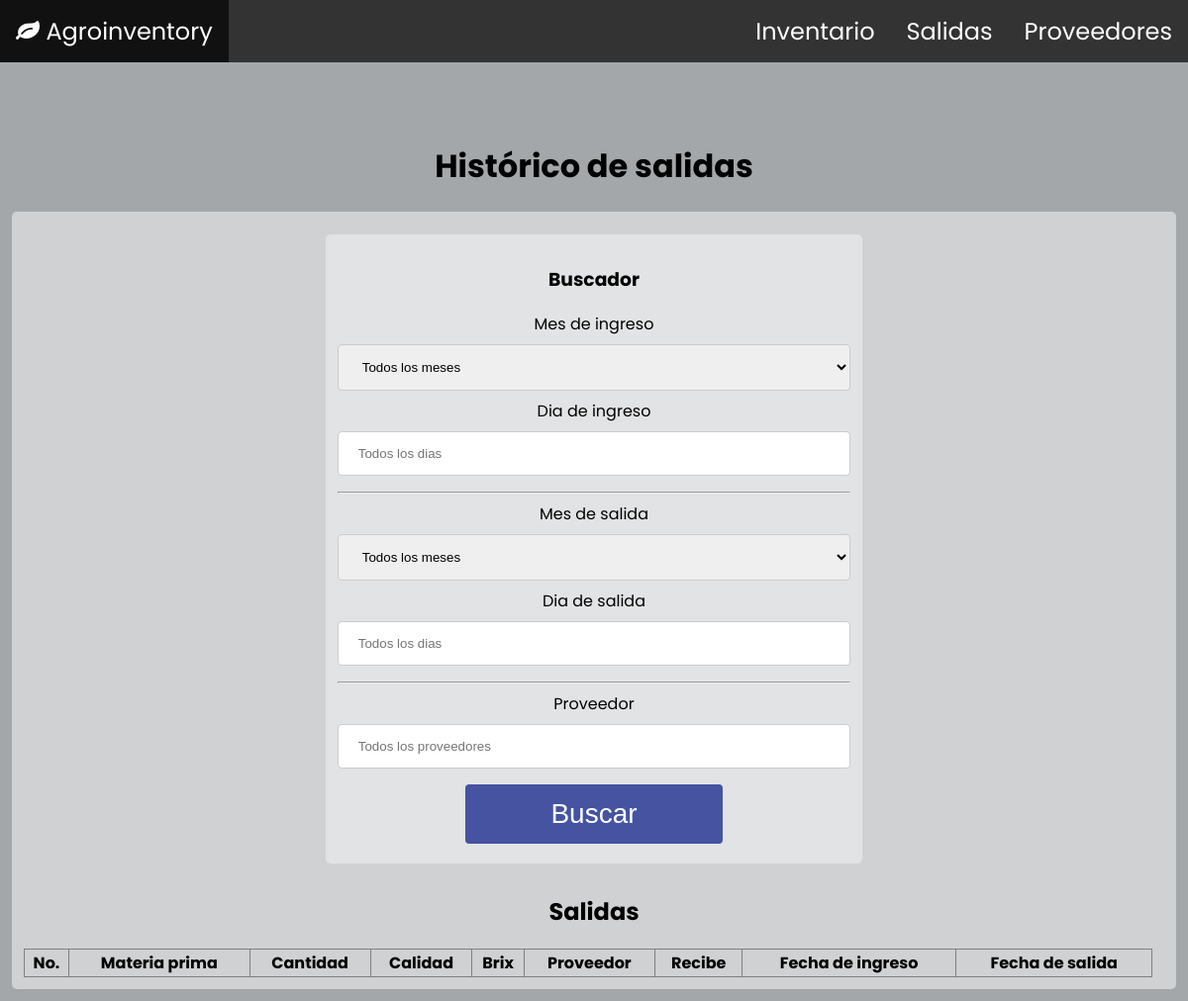
/salidas.php, run on an earlier commit of the app's database.
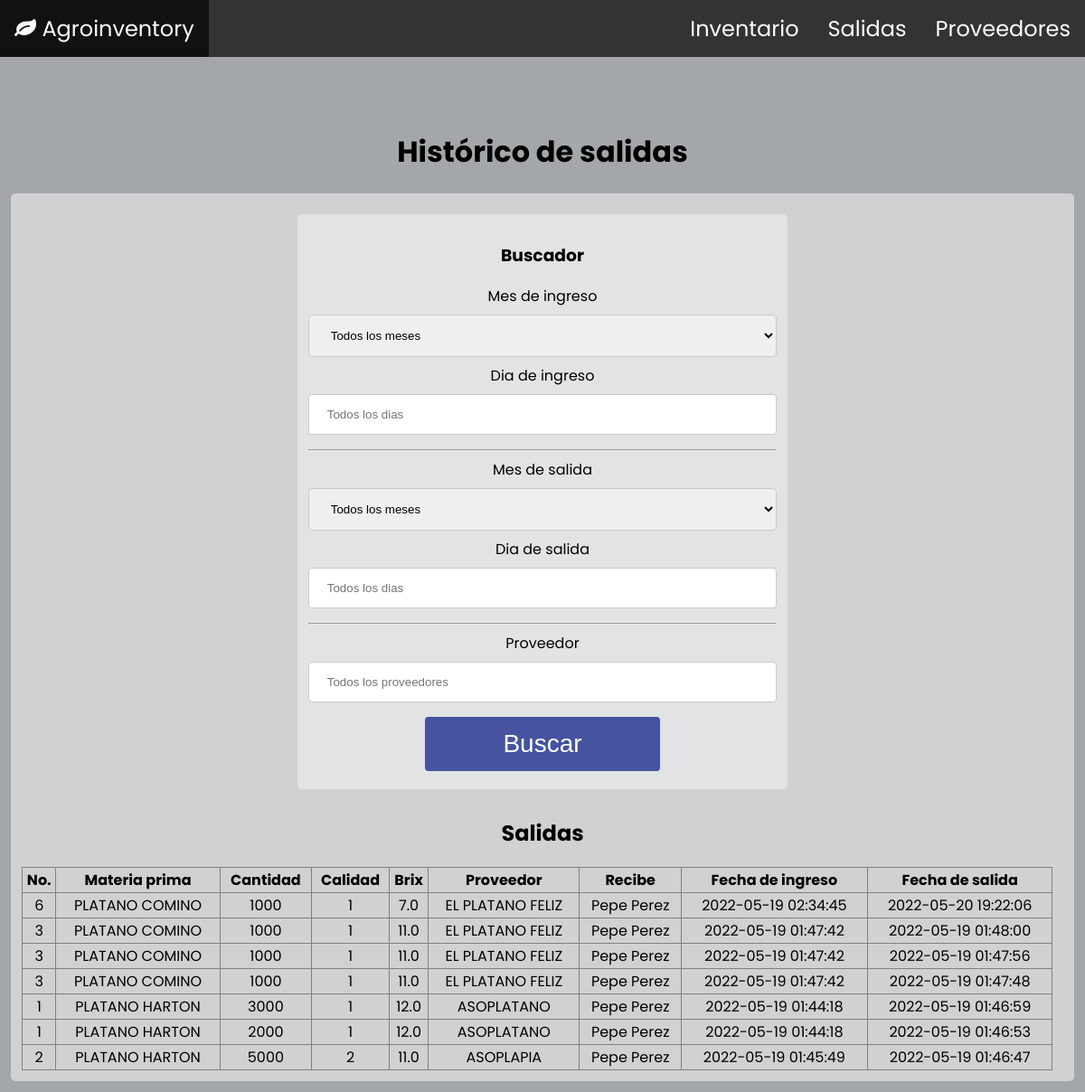
And on a later commit of the database.
### tables this page shows
CREATE TABLE `salidas` (
  `id_salida` int(11) NOT NULL,
  `id_registro` int(11) NOT NULL,
  `realizo` int(11) NOT NULL,
  `materia_prima` int(4) NOT NULL,
  `cantidad_salida` int(11) NOT NULL,
  `calidad` int(1) NOT NULL,
  `brix` decimal(3,1) NOT NULL,
  `proveedor` int(4) NOT NULL,
  `fecha_ingreso` timestamp NULL DEFAULT NULL ON UPDATE current_timestamp(),
  `fecha_salida` timestamp NOT NULL DEFAULT current_timestamp()
);

CREATE TABLE `materias_primas` (
  `id_mp` int(4) NOT NULL,
  `nombre` varchar(100) NOT NULL
);

CREATE TABLE `proveedores` (
  `id_proveedor` int(4) NOT NULL,
  `nombre` varchar(100) NOT NULL,
  `nit` varchar(20) NOT NULL,
  `telefonos` varchar(100) NOT NULL,
  `email` varchar(50) NOT NULL
);

CREATE TABLE `usuarios` (
  `id_usuario` int(11) NOT NULL,
  `nombre` varchar(80) NOT NULL,
  `cedula` varchar(20) NOT NULL
);

### salidas.php (the view, shortened to what this page needs)
<?php include("db.php") ?>
<?php include("includes/header.php") ?>
<h1>Histórico de salidas</h1>
<div class="registros">
    <div class="formulario">
        <h3>Buscador</h3>
        <form action="salidas.php" method="POST">
            <label for="mes">Mes de ingreso</label>
            <select id="mes" name="mes">
                <option value="">Todos los meses</option>
            </select>
            <label for="dia">Dia de ingreso</label>
            <input type="number" id="dia" min=1 max=31 name="dia" placeholder="Todos los dias">
            <hr>
            <label for="mesOut">Mes de salida</label>
            <select id="mesOut" name="mesOut">
                <option value="">Todos los meses</option>
            </select>
            <label for="diaOut">Dia de salida</label>
            <input type="number" id="diaOut" min=1 max=31 name="diaOut" placeholder="Todos los dias">
            <hr>
            <label for="prov">Proveedor</label>
            <input type="text" id="prov" name="prov" placeholder="Todos los proveedores">
            <input type="submit" id="buscar" name="buscar" value="Buscar">
        </form>
    </div>
    <h2>Salidas</h2>
    <table border="1">
        <thead>
            <tr>
                <th>No.</th>
                <th>Materia prima</th>
                <th>Cantidad</th>
                <th>Calidad</th>
                <th>Brix</th>
                <th>Proveedor</th>
                <th>Recibe</th>
                <th>Fecha de ingreso</th>
                <th>Fecha de salida</th>
        </thead>
        <tbody>
        <?php
                $mes ="";
                $dia ="";
                $mesOut ="";
                $diaOut ="";
                $prov="";
                if ($mes == null){
                    $mes = " ";
                }else{
                    $mes =" AND month(fecha_ingreso) = $mes";
                }
                if ($dia == null){
                    $dia = " ";
                }else{
                    $dia =" AND day(fecha_ingreso) = $dia";
                }
                if ($mesOut == null){
                    $mesOut = " ";
                }else{
                    $mesOut =" AND month(fecha_salida) = $mesOut";
                }
                if ($diaOut == null){
                    $diaOut = " ";
                }else{
                    $diaOut =" AND day(fecha_salida) = $diaOut";
                }
                if ($prov == null){
                    $prov = " ";
                }else{
                    $prov =" AND proveedores.nombre LIKE '%$prov%'";
                }
            $query ="SELECT id_salida, id_registro, materias_primas.nombre as mp, cantidad_salida, calidad, brix, proveedores.nombre as proveedor, usuarios.nombre as recibe, fecha_ingreso, fecha_salida
                    FROM salidas
                    INNER JOIN usuarios ON salidas.realizo = usuarios.id_usuario
                    INNER JOIN proveedores ON salidas.proveedor = proveedores.id_proveedor
                    INNER JOIN materias_primas ON salidas.materia_prima = materias_primas.id_mp
                    WHERE id_salida <> 0 ".$dia.$mes.$diaOut.$mesOut.$prov."
                    ORDER BY fecha_salida DESC;";
            $resultado = mysqli_query($conn, $query);
            while($row = mysqli_fetch_array($resultado)){ ?>
                <tr>
                    <td><?php echo $row['id_registro'] ?></td>
                    <td><?php echo $row['mp'] ?></td>
                    <td><?php echo $row['cantidad_salida'] ?></td>
                    <td><?php echo $row['calidad'] ?></td>
                    <td><?php echo $row['brix'] ?></td>
                    <td><?php echo $row['proveedor'] ?></td>
                    <td><?php echo $row['recibe'] ?></td>
                    <td><?php echo $row['fecha_ingreso'] ?></td>
                    <td><?php echo $row['fecha_salida'] ?></td>
                </tr>
            <?php }?>
        </tbody>
    </table>
</div>
<?php include("includes/footer.php") ?>

### includes/header.php (shortened to what this page needs)
<!DOCTYPE html>
<html lang="en">
<head>
    <link rel="stylesheet" href="styles.css?v=<?php echo time(); ?>">
    <link rel="stylesheet" href="https://cdnjs.cloudflare.com/ajax/libs/font-awesome/4.7.0/css/font-awesome.min.css">
</head>
<body>
<nav id="navbar">
    <ul>
        <li><a href="proveedores.php">Proveedores</a></li>
        <li><a href="salidas.php">Salidas</a></li>
        <li><a href="index.php">Inventario</a></li>
        <li class="logo"><a href="index.php"><i class="fa fa-leaf"></i> Agroinventory</a></li>
    </ul>
</nav>

### includes/footer.php
    </body>
</html>

### styles.css (style rules this page uses)
body { text-align: center; font-family: 'Big Shoulders Stencil Display', cursive; font-family: 'Montserrat', sans-serif; font-family: 'Poppins', sans-serif; margin: 0; padding: 0; background-color:rgb(163, 167, 170) ; }
ul { list-style-type: none; margin: 0; padding: 0; overflow: hidden; background-color: #333; }
nav { margin: 0; padding: 0; }
li { float: right; }
.logo { float: left; }
li a { display: block; color: white; text-align: center; padding: 14px 16px; text-decoration: none; }
input, select { width: 100%; padding: 14px 20px; margin: 8px 0; display: inline-block; border: 1px solid #ccc; border-radius: 4px; box-sizing: border-box; }
input[type=submit] { width: 50%; background-color: #4553a0; color: white; padding: 14px 20px; margin: 8px 0; border: none; border-radius: 4px; cursor: pointer; font-size: 28px; }
.formulario { border-radius: 5px; display: inline-block; background-color: #f2f2f28e; padding: 1%; width: 45%; margin: 1%; vertical-align:top; }
.registros { align-items: center; border-radius: 5px; background-color: #f2f2f28e; padding: 1%; margin: 1%; }
table { width: 99%; border-collapse: collapse; }
a { font-size: 150%; text-decoration: none; color: rgb(56, 54, 54); }
h1 { padding-top: 5%; }

What changed in the data, as far as the page shows it:
added salidas: id_registro "6", materias_primas.nombre "PLATANO COMINO", cantidad_salida "1000", calidad "1", brix "7.0", proveedores.nombre "EL PLATANO FELIZ", usuarios.nombre "Pepe Perez", fecha_ingreso "2022-05-19 02:34:45", fecha_salida "2022-05-20 19:22:06"
added salidas: id_registro "3", materias_primas.nombre "PLATANO COMINO", cantidad_salida "1000", calidad "1", brix "11.0", proveedores.nombre "EL PLATANO FELIZ", usuarios.nombre "Pepe Perez", fecha_ingreso "2022-05-19 01:47:42", fecha_salida "2022-05-19 01:48:00"
added salidas: id_registro "3", materias_primas.nombre "PLATANO COMINO", cantidad_salida "1000", calidad "1", brix "11.0", proveedores.nombre "EL PLATANO FELIZ", usuarios.nombre "Pepe Perez", fecha_ingreso "2022-05-19 01:47:42", fecha_salida "2022-05-19 01:47:56"
added salidas: id_registro "3", materias_primas.nombre "PLATANO COMINO", cantidad_salida "1000", calidad "1", brix "11.0", proveedores.nombre "EL PLATANO FELIZ", usuarios.nombre "Pepe Perez", fecha_ingreso "2022-05-19 01:47:42", fecha_salida "2022-05-19 01:47:48"
added salidas: id_registro "1", materias_primas.nombre "PLATANO HARTON", cantidad_salida "3000", calidad "1", brix "12.0", proveedores.nombre "ASOPLATANO", usuarios.nombre "Pepe Perez", fecha_ingreso "2022-05-19 01:44:18", fecha_salida "2022-05-19 01:46:59"
added salidas: id_registro "1", materias_primas.nombre "PLATANO HARTON", cantidad_salida "2000", calidad "1", brix "12.0", proveedores.nombre "ASOPLATANO", usuarios.nombre "Pepe Perez", fecha_ingreso "2022-05-19 01:44:18", fecha_salida "2022-05-19 01:46:53"
added salidas: id_registro "2", materias_primas.nombre "PLATANO HARTON", cantidad_salida "5000", calidad "2", brix "11.0", proveedores.nombre "ASOPLAPIA", usuarios.nombre "Pepe Perez", fecha_ingreso "2022-05-19 01:45:49", fecha_salida "2022-05-19 01:46:47"
